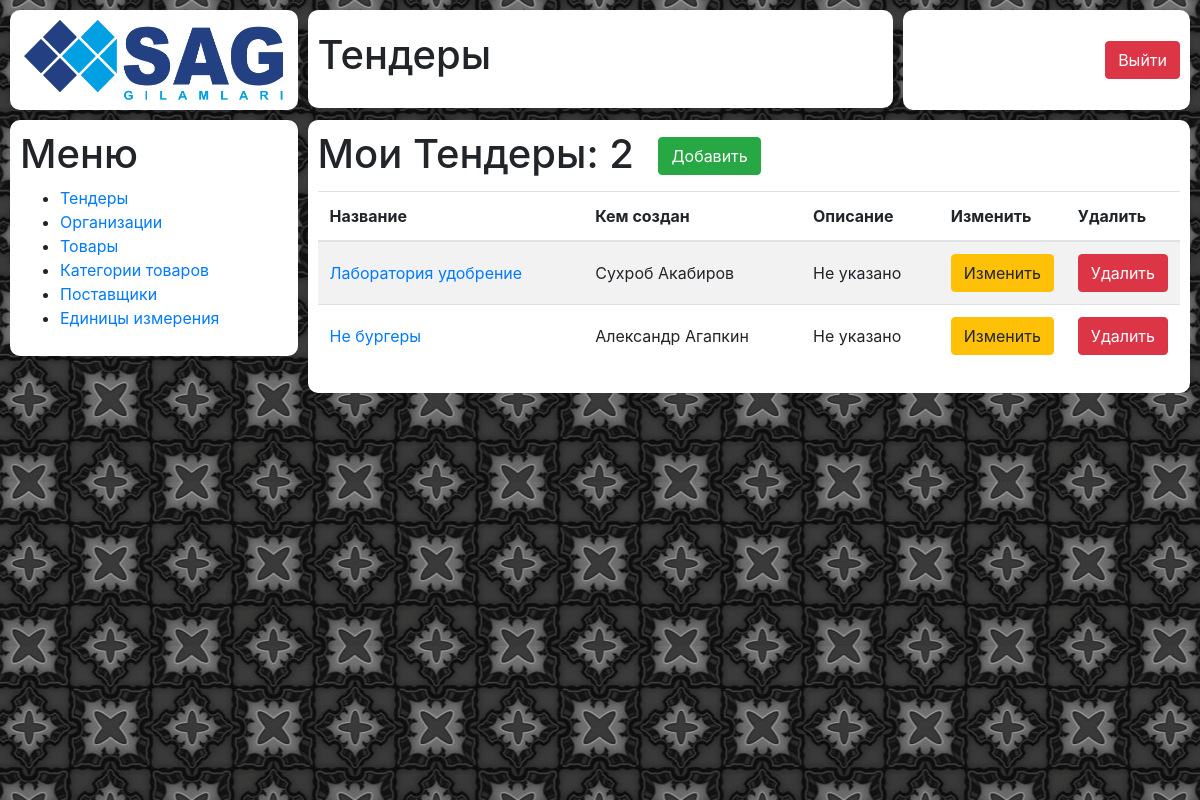
The page /tender/ on the database as committed earlier.
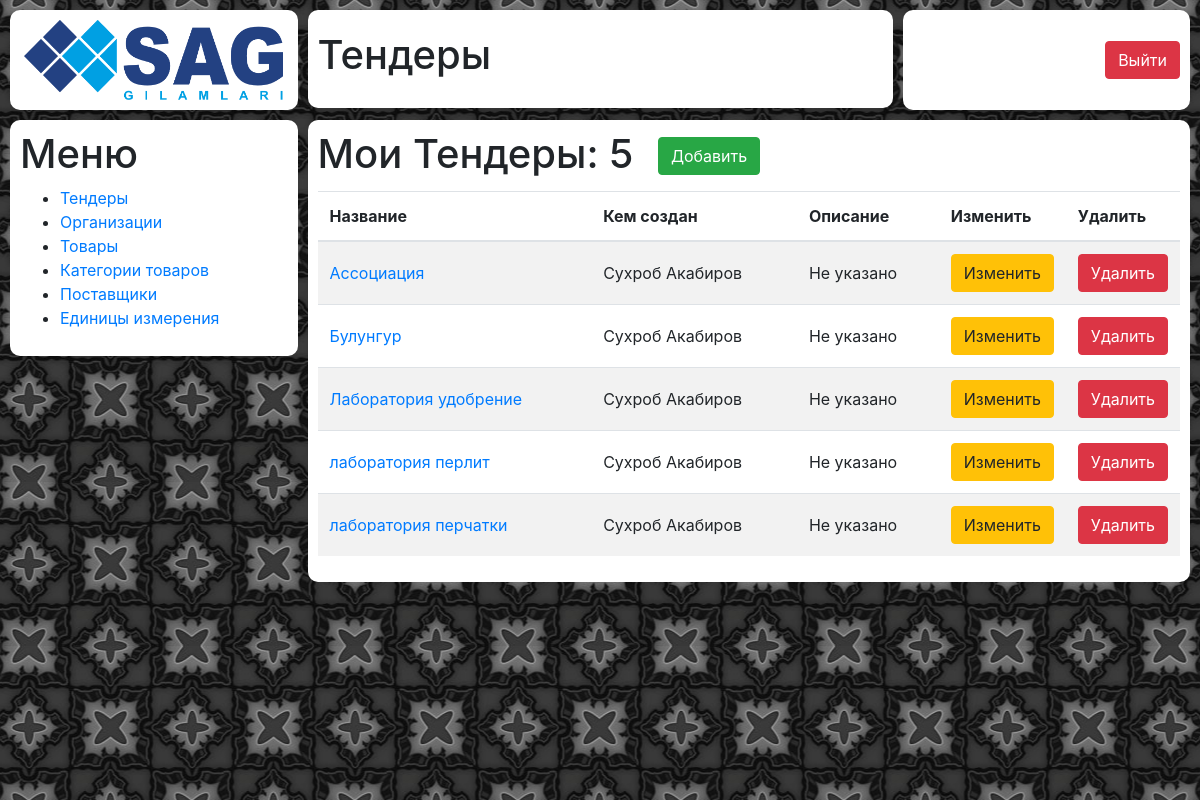
The same page on the database as committed later.
### tender/models.py (models this page shows)
class Tender(models.Model):
    name = models.CharField(max_length=200)
    number = models.IntegerField(null=True, blank=True)
    description = models.TextField(null=True, blank=True)
    creator = models.ForeignKey(User, on_delete=models.SET_NULL, null=True, blank=True)
    organization = models.ForeignKey(Organization, on_delete=models.SET_NULL, null=True, blank=True)

### tender/views.py (the view)
# urls.py: path('', views.tender_list),
def tender_list(request):
    tenders = Tender.objects.all().order_by('name')
    context = {
        'tenders': tenders,
    }
    return render(request, 'tender/tender_list.html', context)

### tender/templates/tender/tender_list.html (shortened to what this page needs)
{% extends 'wrapper.html' %}
{% load static %}
{% block content %}
    <div class="row incidents">
        {% include 'blocks/logo.html' %}
        {% include 'blocks/title.html' %}
        {% include 'blocks/profile.html' %}
        {% include 'blocks/tender/tender_menu.html' %}
        {% include 'blocks/tender/tender_list.html' %}
    </div>
{% endblock %}

### mainapp/templates/wrapper.html (shortened to what this page needs)
{% load static %}
<!DOCTYPE html>
<html lang="ru">
<head>
    <link rel="stylesheet" href="{% static 'css/style.css' %}">
</head>
<body>
<div class="container-fluid background">
        {% block content %}{% endblock %}
</div>
</body>
</html>

### mainapp/templates/blocks/logo.html
{% load static %}
<div class="col-xl-3 col-12 block__wrapper logo">
    <div class="logo__wrapper block">
        <img class="logo__img" src="{% static 'img/logo.png' %}" alt="">
    </div>
</div>

### mainapp/templates/blocks/title.html
<div class="col-xl-6 col-12 block__wrapper title">
    <div class="title__wrapper block">
        {% if 'tender/' in request.path %}
            <h1 class="title__text">Тендеры</h1>
        {% else %}
            <h1 class="title__text">Главная панель</h1>
        {% endif %}
    </div>
</div>

### mainapp/templates/blocks/profile.html (shortened to what this page needs)
<div class="col-xl-3 col-12 block__wrapper profile">
    <div class="block profile__wrapper">
        <a href="{% url 'logout' %}" class="btn btn-danger profile__exit">Выйти</a>
    </div>
</div>

### tender/templates/blocks/tender/tender_menu.html (shortened to what this page needs)
<div class="col-xl-3 block__wrapper menu">
    <div class="block menu__wrapper">
        <h1 class="menu__title">Меню</h1>
        <nav>
            <ul>
                <li><a href="/tender/">Тендеры</a></li>
                <li><a href="/tender/organizations/">Организации</a></li>
                <li><a href="/tender/products/">Товары</a></li>
                <li><a href="/tender/product-category/">Категории товаров</a></li>
                <li><a href="/tender/providers/">Поставщики</a></li>
                <li><a href="/measures/">Единицы измерения</a></li>
            </ul>
        </nav>
    </div>
</div>

### tender/templates/blocks/tender/tender_list.html (shortened to what this page needs)
{% load static %}
<div class="col-xl-9 block__wrapper tenders-dashboard">
    <div class="block tenders-dashboard__wrapper">
        <h1 class="tenders-dashboard__title">Мои Тендеры: {{ tenders.count }}</h1>
        <a href="/tender/add/" class="btn btn-success tenders-dashboard__new-tender">Добавить</a>
        <table class="table table-striped">
            <thead>
            <tr>
                <th scope="col">Название</th>
                <th scope="col">Кем создан</th>
                <th scope="col">Описание</th>
                <th scope="col" class="tenders-dashboard__buttoncell">Изменить</th>
                <th scope="col" class="tenders-dashboard__buttoncell">Удалить</th>
            </tr>
            </thead>
            <tbody>
            {% if tenders %}
                {% for tender in tenders %}
                    <tr>
                        <td class="my-incidents__cell"><a href="{{ tender.id }}/">{{ tender.name }}</a></td>
                        <td class="my-incidents__cell">{% if tender.creator %}{{ tender.creator.first_name }} {{ tender.creator.last_name }}{% else %}Не указано{% endif %}</td>
                        <td class="my-incidents__cell">{% if tender.description %}{{ tender.description }}{% else %}Не указано{% endif %}</td>
                        <td><a href="{{ tender.id }}/edit/" class="btn btn-warning">Изменить</a></td>
                        <td><a href="#" class="open-modal_modal btn btn-danger" data-modal_modal="#del_{{ tender.id }}">Удалить</a></td>
                    </tr>
                {% endfor %}
            {% else %}
                <tr>
                    <td colspan="5">Нет данных</td>
                </tr>
            {% endif %}
            </tbody>
        </table>
    </div>
</div>

### mainapp/static/css/style.css (style rules this page uses)
.incidents { padding-left: 10px; }
.logo__wrapper { padding: 10px; text-align: center; }
.logo__img { height: 80px; }
.title__wrapper { padding: 25px 10px; }
.title__text { line-height: 40px; }
.profile__wrapper { display: flex; align-items: center; justify-content: flex-end; height: 100px; padding: 10px; }
.profile__exit { display: block; }
.menu__wrapper { padding: 10px; }
.my-incidents__cell { vertical-align: middle !important; }
.tenders-dashboard__wrapper { padding: 10px; }
.tenders-dashboard__title { display: inline-block; }
.tenders-dashboard__new-tender { display: inline-block; margin: 0 0 16px 20px; }
.tenders-dashboard__buttoncell { width: 100px; }
.background { background: url("../img/bg.jpg") center repeat; min-height: 100vh; }
.block { background: #FFFFFF; margin: 10px 10px 0 0; border-radius: 10px; }
.block__wrapper { padding: 0; }

Rows that differ between the two databases and show on the page:
removed Tender: name "Не бургеры", creator.first_name "Александр", creator.last_name "Агапкин", description "Не указано"
added Tender: name "Ассоциация", creator.first_name "Сухроб", creator.last_name "Акабиров", description "Не указано"
added Tender: name "Булунгур", creator.first_name "Сухроб", creator.last_name "Акабиров", description "Не указано"
added Tender: name "лаборатория перлит", creator.first_name "Сухроб", creator.last_name "Акабиров", description "Не указано"
added Tender: name "лаборатория перчатки", creator.first_name "Сухроб", creator.last_name "Акабиров", description "Не указано"
Other text that changed with them:
{{ tenders.count }}: "2" → "5"
